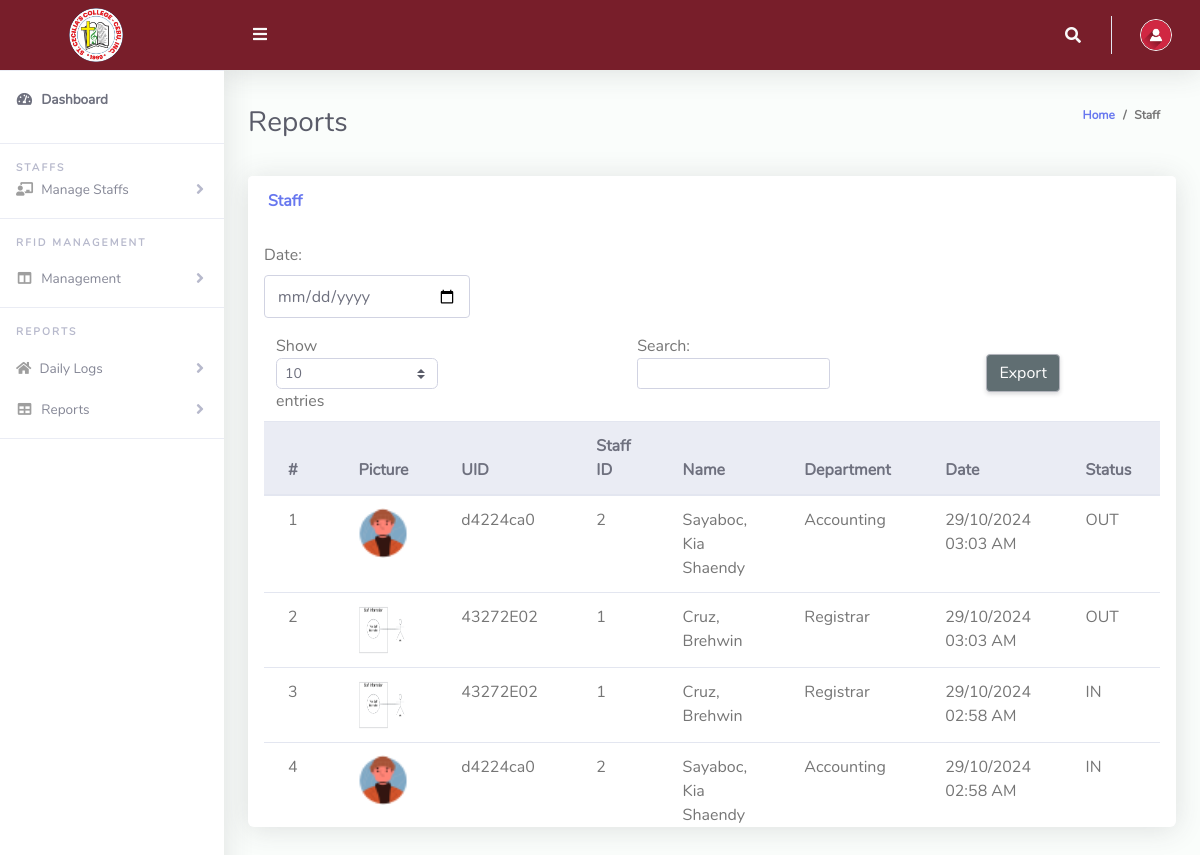
The page /rfid2/HR/staffreps.php on the database its author committed.
### tables this page shows
CREATE TABLE `dailylogs` (
  `lid` int(10) NOT NULL,
  `sid` int(20) DEFAULT NULL,
  `stid` int(20) DEFAULT NULL,
  `datetime` timestamp NOT NULL DEFAULT current_timestamp() ON UPDATE current_timestamp(),
  `category` enum('IN','OUT','','') NOT NULL
);

CREATE TABLE `registaff` (
  `stid` int(10) NOT NULL,
  `did` int(10) NOT NULL,
  `cid` int(10) NOT NULL,
  `image` varchar(255) NOT NULL
);

CREATE TABLE `rfid` (
  `cid` int(10) NOT NULL,
  `uid` varchar(20) NOT NULL,
  `timedate` timestamp NOT NULL DEFAULT current_timestamp() ON UPDATE current_timestamp()
);

CREATE TABLE `information` (
  `did` int(100) NOT NULL,
  `schoolid` varchar(20) NOT NULL,
  `name` varchar(100) NOT NULL,
  `department` varchar(100) NOT NULL,
  `category` enum('student','staff','','') NOT NULL
);

### rfid2/HR/staffreps.php (the view, shortened to what this page needs)
<?php
include '../Includes/dbcon.php';
$query = "
    SELECT
        d.lid,
        DATE_FORMAT(d.datetime, '%d/%m/%Y %h:%i %p') AS datetime,  -- Format datetime in 12-hour format
        d.category,
        r.uid,
        rs.did,
        rs.image,
        i.name,
        i.department
    FROM
        dailylogs d
    JOIN
        registaff rs ON d.stid = rs.stid
    JOIN
        rfid r ON rs.cid = r.cid
    JOIN
        information i ON rs.did = i.did
";
$query .= " ORDER BY d.datetime DESC";
$result = $conn->query($query);
?>
<!DOCTYPE html>
<html lang="en">
<head>
    <link href="../vendor/fontawesome-free/css/all.min.css" rel="stylesheet" type="text/css">
    <link href="../vendor/bootstrap/css/bootstrap.min.css" rel="stylesheet" type="text/css">
    <link href="css/ruang-admin.min.css" rel="stylesheet">
</head>
<body id="page-top">
    <div id="wrapper">
        <?php include "Includes/sidebar.php";?>
        <div id="content-wrapper" class="d-flex flex-column">
            <div id="content">
                <?php include "Includes/topbar.php";?>
                <div class="container-fluid" id="container-wrapper">
                    <div class="d-sm-flex align-items-center justify-content-between mb-4">
                        <h1 class="h3 mb-0 text-gray-800">Reports </h1>
                        <ol class="breadcrumb">
                            <li class="breadcrumb-item"><a href="./">Home</a></li>
                            <li class="breadcrumb-item active" aria-current="page">Staff</li>
                        </ol>
                    </div>
                    <div class="row">
                        <div class="col-lg-12">
                            <div class="card mb-4">
                                <div class="card-header py-3 d-flex flex-row align-items-center justify-content-between">
                                    <h6 class="m-0 font-weight-bold text-primary">Staff</h6>
                                </div>
                                <div class="table-responsive p-3" style="max-height: 600px; overflow-y: auto;">
                                <div class="row mb-3">
                                        <div class="col-md-3">
                                            <label for="date">Date:</label>
                                            <input type="date" class="form-control" id="dateInput" onchange="fetchData()">
                                        </div>
                                </div>
                                <button id="exportBtn" type="button" class="btn btn-primary" style="float: right; margin-top: 20px; margin-right: 100px">Export</button>
                                    <table class="table align-items-center table-flush table-hover" id="dataTableHover">
                                        <thead class="thead-light">
                                            <tr>
                                                <th>#</th>
                                                <th>Picture</th>
                                                <th>UID</th>
                                                <th>Staff ID</th>
                                                <th>Name</th>
                                                <th>Department</th>
                                                <th>Date</th>
                                                <th>Status</th>
                                            </tr>
                                        </thead>
                                        <tbody>
                                        <?php
                                            if ($result->num_rows > 0) {
                                                $counter = 1;
                                                while ($row = $result->fetch_assoc()) {
                                                    echo "<tr>";
                                                    echo "<td>" . $counter++ . "</td>";
                                                    echo "<td><img src='" . $row['image'] . "' width='50' height='50'></td>";
                                                    echo "<td>" . $row['uid'] . "</td>";
                                                    echo "<td>" . $row['did'] . "</td>";
                                                    echo "<td>" . $row['name'] . "</td>";
                                                    echo "<td>" . $row['department'] . "</td>";
                                                    echo "<td>" . $row['datetime'] . "</td>";
                                                    echo "<td>" . $row['category'] . "</td>";
                                                    echo "</tr>";
                                                }
                                            } else {
                                                echo "<tr><td colspan='8' class='text-center'>No records found</td></tr>";
                                            }
                                            ?>
                                        </tbody>
                                    </table>
                                </div>
                            </div>
                        </div>
                    </div>
                </div>
    </div>
</body>
</html>

### rows shown on the page
dailylogs: stid.image (picture), rfid.uid "d4224ca0", stid.did "2", information.name "Sayaboc, Kia Shaendy", information.department "Accounting", datetime "29/10/2024 03:03 AM", category "OUT"
dailylogs: stid.image (picture), rfid.uid "43272E02", stid.did "1", information.name "Cruz, Brehwin", information.department "Registrar", datetime "29/10/2024 03:03 AM", category "OUT"
dailylogs: stid.image (picture), rfid.uid "43272E02", stid.did "1", information.name "Cruz, Brehwin", information.department "Registrar", datetime "29/10/2024 02:58 AM", category "IN"
dailylogs: stid.image (picture), rfid.uid "d4224ca0", stid.did "2", information.name "Sayaboc, Kia Shaendy", information.department "Accounting", datetime "29/10/2024 02:58 AM", category "IN"
